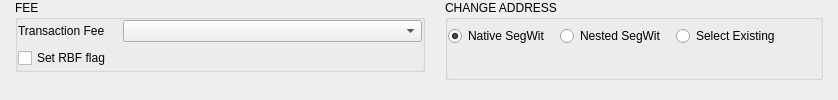
    <widget class="QWidget" name="horizontalWidget_6" native="true">
     <property name="minimumSize">
      <size>
       <width>0</width>
       <height>0</height>
      </size>
     </property>
     <layout class="QHBoxLayout" name="horizontalLayout_15">
      <property name="spacing">
       <number>20</number>
      </property>
      <property name="leftMargin">
       <number>15</number>
      </property>
      <property name="topMargin">
       <number>0</number>
      </property>
      <property name="rightMargin">
       <number>15</number>
      </property>
      <property name="bottomMargin">
       <number>20</number>
      </property>
      <item alignment="Qt::AlignTop">
       <widget class="QGroupBox" name="groupBoxFee">
        <property name="sizePolicy">
         <sizepolicy hsizetype="Fixed" vsizetype="Fixed">
          <horstretch>0</horstretch>
          <verstretch>0</verstretch>
         </sizepolicy>
        </property>
        <property name="minimumSize">
         <size>
          <width>410</width>
          <height>0</height>
         </size>
        </property>
        <property name="title">
         <string>FEE</string>
        </property>
        <layout class="QVBoxLayout" name="verticalLayout_5">
         <property name="spacing">
          <number>5</number>
         </property>
         <property name="sizeConstraint">
          <enum>QLayout::SetDefaultConstraint</enum>
         </property>
         <property name="leftMargin">
          <number>0</number>
         </property>
         <property name="topMargin">
          <number>0</number>
         </property>
         <property name="rightMargin">
          <number>0</number>
         </property>
         <property name="bottomMargin">
          <number>0</number>
         </property>
         <item>
          <widget class="QWidget" name="horizontalWidget_5" native="true">
           <property name="minimumSize">
            <size>
             <width>0</width>
             <height>0</height>
            </size>
           </property>
           <layout class="QHBoxLayout" name="horizontalLayout_16">
            <property name="spacing">
             <number>5</number>
            </property>
            <property name="leftMargin">
             <number>0</number>
            </property>
            <property name="topMargin">
             <number>0</number>
            </property>
            <property name="rightMargin">
             <number>0</number>
            </property>
            <property name="bottomMargin">
             <number>0</number>
            </property>
            <item>
             <widget class="QLabel" name="label_11">
              <property name="sizePolicy">
               <sizepolicy hsizetype="Fixed" vsizetype="Minimum">
                <horstretch>0</horstretch>
                <verstretch>0</verstretch>
               </sizepolicy>
              </property>
              <property name="minimumSize">
               <size>
                <width>100</width>
                <height>22</height>
               </size>
              </property>
              <property name="maximumSize">
               <size>
                <width>100</width>
                <height>16777215</height>
               </size>
              </property>
              <property name="text">
               <string>Transaction Fee</string>
              </property>
             </widget>
            </item>
            <item>
             <widget class="QComboBox" name="comboBoxFeeSuggestions">
              <property name="sizePolicy">
               <sizepolicy hsizetype="Expanding" vsizetype="Minimum">
                <horstretch>0</horstretch>
                <verstretch>0</verstretch>
               </sizepolicy>
              </property>
              <property name="minimumSize">
               <size>
                <width>170</width>
                <height>22</height>
               </size>
              </property>
              <property name="maximumSize">
               <size>
                <width>300</width>
                <height>16777215</height>
               </size>
              </property>
             </widget>
            </item>
           </layout>
          </widget>
         </item>
         <item>
          <widget class="QWidget" name="horizontalWidget_4" native="true">
           <property name="sizePolicy">
            <sizepolicy hsizetype="Preferred" vsizetype="Preferred">
             <horstretch>0</horstretch>
             <verstretch>0</verstretch>
            </sizepolicy>
           </property>
           <property name="minimumSize">
            <size>
             <width>0</width>
             <height>0</height>
            </size>
           </property>
           <layout class="QHBoxLayout" name="horizontalLayout_13">
            <property name="spacing">
             <number>0</number>
            </property>
            <property name="leftMargin">
             <number>0</number>
            </property>
            <property name="topMargin">
             <number>0</number>
            </property>
            <property name="rightMargin">
             <number>0</number>
            </property>
            <property name="bottomMargin">
             <number>0</number>
            </property>
            <item>
             <spacer name="horizontalSpacer_3">
              <property name="sizePolicy">
               <sizepolicy hsizetype="Fixed" vsizetype="Minimum">
                <horstretch>0</horstretch>
                <verstretch>0</verstretch>
               </sizepolicy>
              </property>
              <property name="minimumSize">
               <size>
                <width>0</width>
                <height>22</height>
               </size>
              </property>
              <property name="orientation">
               <enum>Qt::Horizontal</enum>
              </property>
              <property name="sizeType">
               <enum>QSizePolicy::Fixed</enum>
              </property>
              <property name="sizeHint" stdset="0">
               <size>
                <width>105</width>
                <height>0</height>
               </size>
              </property>
             </spacer>
            </item>
            <item>
             <widget class="QCheckBox" name="checkBoxRBF">
              <property name="sizePolicy">
               <sizepolicy hsizetype="Expanding" vsizetype="Minimum">
                <horstretch>0</horstretch>
                <verstretch>0</verstretch>
               </sizepolicy>
              </property>
              <property name="minimumSize">
               <size>
                <width>0</width>
                <height>22</height>
               </size>
              </property>
              <property name="toolTip">
               <string>Replace by Fee</string>
              </property>
              <property name="whatsThis">
               <string>Replace by Fee</string>
              </property>
              <property name="autoFillBackground">
               <bool>false</bool>
              </property>
              <property name="text">
               <string>Set RBF flag</string>
              </property>
             </widget>
            </item>
           </layout>
          </widget>
         </item>
        </layout>
       </widget>
      </item>
      <item>
       <widget class="QGroupBox" name="changeAddrGroupBox">
        <property name="title">
         <string>CHANGE ADDRESS</string>
        </property>
        <layout class="QVBoxLayout" name="verticalLayout_13">
         <property name="spacing">
          <number>10</number>
         </property>
         <property name="leftMargin">
          <number>0</number>
         </property>
         <property name="topMargin">
          <number>0</number>
         </property>
         <property name="rightMargin">
          <number>0</number>
         </property>
         <property name="bottomMargin">
          <number>0</number>
         </property>
         <item>
          <widget class="QWidget" name="widgetChangeAddress" native="true">
           <layout class="QHBoxLayout" name="horizontalLayout">
            <property name="spacing">
             <number>10</number>
            </property>
            <property name="leftMargin">
             <number>0</number>
            </property>
            <property name="topMargin">
             <number>0</number>
            </property>
            <property name="rightMargin">
             <number>0</number>
            </property>
            <property name="bottomMargin">
             <number>0</number>
            </property>
            <item>
             <widget class="QRadioButton" name="radioButtonNewAddrNative">
              <property name="sizePolicy">
               <sizepolicy hsizetype="Fixed" vsizetype="Fixed">
                <horstretch>0</horstretch>
                <verstretch>0</verstretch>
               </sizepolicy>
              </property>
              <property name="text">
               <string>Native SegWit</string>
              </property>
              <property name="checked">
               <bool>true</bool>
              </property>
             </widget>
            </item>
            <item>
             <widget class="QRadioButton" name="radioButtonNewAddrNested">
              <property name="sizePolicy">
               <sizepolicy hsizetype="Fixed" vsizetype="Fixed">
                <horstretch>0</horstretch>
                <verstretch>0</verstretch>
               </sizepolicy>
              </property>
              <property name="text">
               <string>Nested SegWit</string>
              </property>
              <property name="checked">
               <bool>false</bool>
              </property>
             </widget>
            </item>
            <item>
             <widget class="QRadioButton" name="radioButtonExistingAddress">
              <property name="text">
               <string>Select Existing</string>
              </property>
             </widget>
            </item>
            <item>
             <spacer name="horizontalSpacer_6">
              <property name="orientation">
               <enum>Qt::Horizontal</enum>
              </property>
              <property name="sizeHint" stdset="0">
               <size>
                <width>40</width>
                <height>20</height>
               </size>
              </property>
             </spacer>
            </item>
           </layout>
          </widget>
         </item>
         <item>
          <widget class="QLabel" name="labelChangeAddress">
           <property name="sizePolicy">
            <sizepolicy hsizetype="Preferred" vsizetype="Fixed">
             <horstretch>0</horstretch>
             <verstretch>0</verstretch>
            </sizepolicy>
           </property>
          </widget>
         </item>
        </layout>
       </widget>
      </item>
     </layout>
    </widget>
